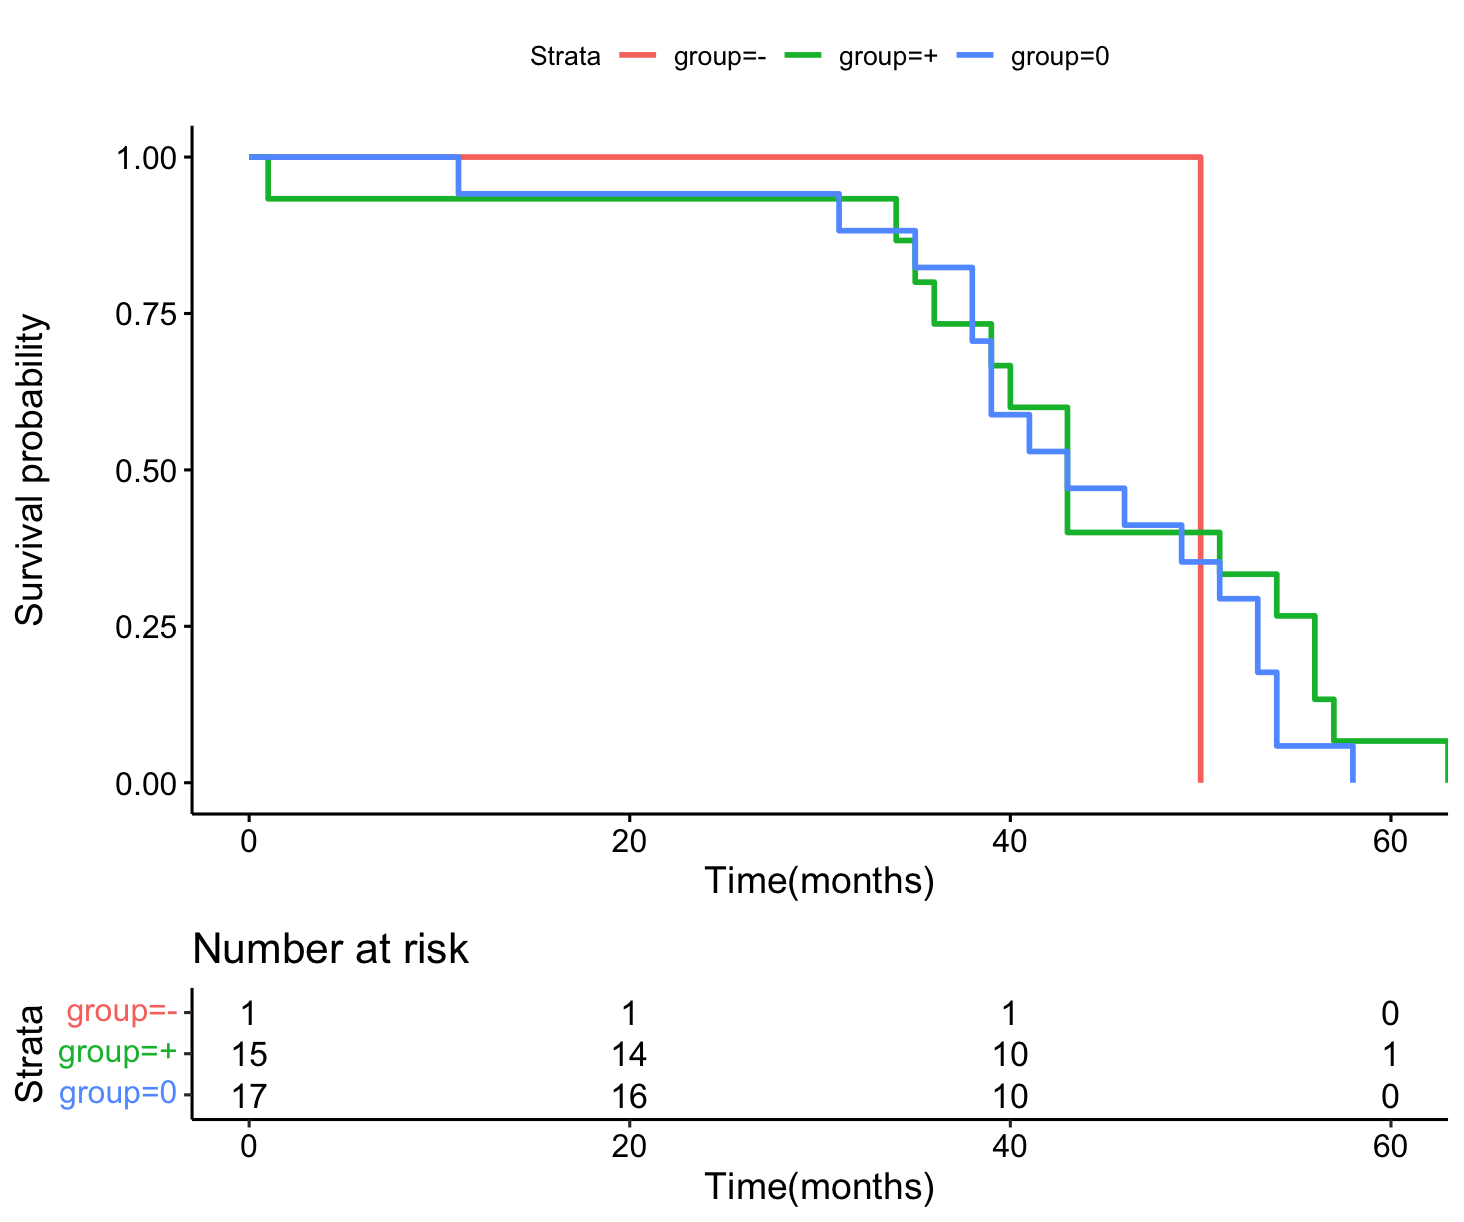

Write R code to recreate this figure.
library(readxl)
library(dplyr)
library(survival)
library(survminer)

# 读取xlsx文件
data <- read_excel("/Users/liyanjia/Desktop/大创/raw_data/CHARLS_data_variable_2011-2020/CHARLS_分库_2011-2020/Data_CHARLS_2015.xlsx")

# 筛选出r3agey列、ragender列、bl_crea列、bl_cysc列数据都不为空的样本
data_eGFR <- data[complete.cases(data[c(12, 14, 24, 26, 366, 373)]), ]

# CKD-EPI creatinine equation for estimated GFR
GFR_cr <- function(creatinine, age, sex) {
  if (sex == 2) {
    if (creatinine <= 0.7) {
      gfr <- 144 * (creatinine / 0.7)^-0.329 * 0.993^age
    } else {
      gfr <- 144 * (creatinine / 0.7)^-1.209 * 0.993^age
    }
  } else {
    if (creatinine <= 0.9) {
      gfr <- 141 * (creatinine / 0.7)^-0.411 * 0.993^age
    } else {
      gfr <- 141 * (creatinine / 0.7)^-1.209 * 0.993^age
    }
  }
  
  return(gfr)
}

# CKD-EPI cystatin C equation for estimating GFR
GFR_cys <- function(cystatin, age) {
  if (cystatin <= 0.8) {
    gfr <- 133 * (cystatin / 0.8)^-0.499 * 0.996^age
  } else {
    gfr <- 133 * (cystatin / 0.8)^-1.328 * 0.996^age
  }
  
  return(gfr)
}

# 对于data_eGFR中的每一个样本都计算其GFR_cys减去GFR_cr
GFR_diff <- apply(data_eGFR, 1, function(x) {
  creatinine <- as.numeric(x[366])
  age <- as.numeric(x[24])
  sex <- as.numeric(x[26])
  cystatin <- as.numeric(x[373])
  
  return(GFR_cys(cystatin, age) - GFR_cr(creatinine, age, sex))
})

# 将GFR_diff添加到data_eGFR的最后一列
data_eGFR$GFR_diff <- GFR_diff

# 根据GFR_diff的值创建group列
data_eGFR$group <- ifelse(data_eGFR$GFR_diff < -15, "-", ifelse(data_eGFR$GFR_diff > 15, "+", "0"))

# 提取出所需要的数据
data_eGFR <- data_eGFR %>%
  transmute(ID,
            group,
            y = r3iwy,
            m = r3iwm)

death_data <- read_excel("/Users/liyanjia/Desktop/大创/raw_data/CHARLS2020r/exit.xlsx")
death_data = death_data[complete.cases(death_data$exb001_1), ]
death_data <- death_data %>% 
  transmute(ID, 
            dy = exb001_1,
            dm = exb001_2,
            era = exb002,) %>% 
  mutate(era = factor(era, levels = c("1 Solar calendar", "2 Lunar calendar"), labels = c("1", "2")))

# 将data和death_data合并
surv_data <- merge(data_eGFR, death_data, by = "ID")
# 计算每个样本的生存时间
surv_data$months <- (surv_data$dy - surv_data$y) * 12 + (surv_data$dm - surv_data$m)

# 创建Surv对象
surv_obj <- Surv(surv_data$months)

# 使用survfit函数拟合生存模型
fit <- survfit(surv_obj ~ surv_data$group)

# 使用ggsurvplot函数绘制生存曲线
ggsurvplot(fit, data = surv_data, risk.table = TRUE, legend.labs = NULL, xlab = "Time(months)")

# 使用survdiff函数进行log-rank检验
test_result <- survdiff(surv_obj ~ surv_data$group)

# 输出p值
p_value <- pchisq(test_result$chisq, length(test_result$n) - 1, lower.tail = FALSE)
print(p_value)
